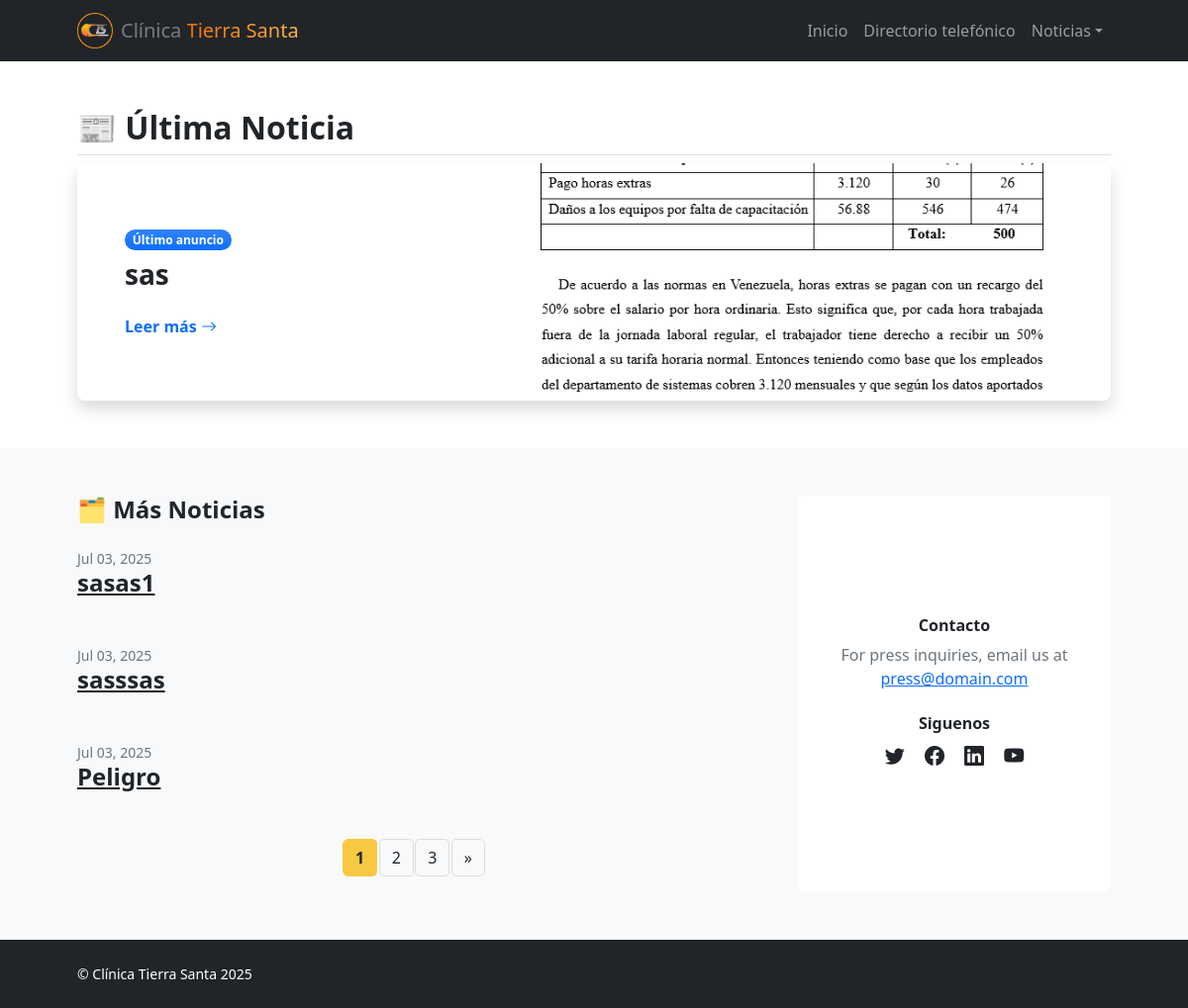
The page /blog/ on the database as committed earlier.
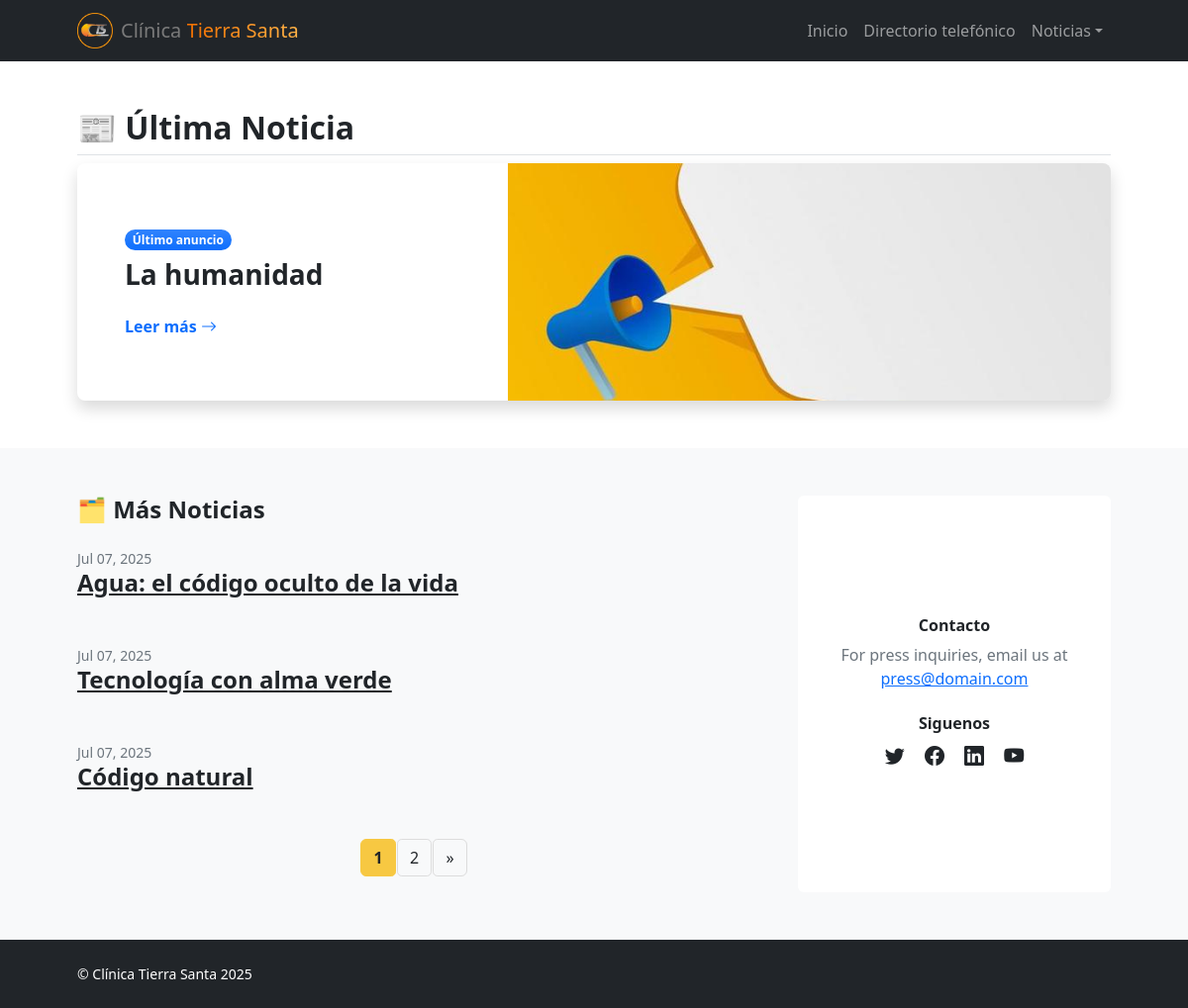
The same page on the database as committed later.
### web/models.py (models this page shows, shortened)
class Anuncio(models.Model):
    titulo = models.CharField(max_length=200)
    contenido = models.TextField()
    imagen = models.ImageField(upload_to='anuncios/', blank=True, null=True)
    publicado = models.DateTimeField(auto_now_add=True)
    activo = models.BooleanField(default=True)
    slug = models.SlugField(unique=True, blank=True)
    autor = models.ForeignKey(
        User, on_delete=models.CASCADE, related_name='anuncios')  # 🔗 Nuevo campo

### web/views.py (the view)
# urls.py: path('blog/', views.blog_home, name='blog_home'),
def blog_home(request):
    anuncios_qs = Anuncio.objects.filter(activo=True).order_by('-publicado')
    anuncio_principal = anuncios_qs.first()
    paginator = Paginator(anuncios_qs[1:], 3)
    page_number = request.GET.get("page")
    page_obj = paginator.get_page(page_number)
    return render(request, 'blog-home.html', {
        'anuncio': anuncio_principal,
        'otros_anuncios': page_obj
    })

### templates/blog-home.html (shortened to what the changed rows need)
{% load static %}
<!DOCTYPE html>
<html lang="en">
<head>
    <link href="https://cdn.jsdelivr.net/npm/bootstrap-icons@1.5.0/font/bootstrap-icons.css" rel="stylesheet" />
    <link href="{% static 'assets/css/styles.css' %}" rel="stylesheet">
    <link rel="stylesheet" href="{% static 'assets/css/custom.css' %}">
</head>
<body class="d-flex flex-column">
    <main class="flex-shrink-0">
        <section class="py-5">
            <div class="container px-5">
                <h2 class="fw-bold border-bottom pb-2">📰 Última Noticia</h2> {% if anuncio %}
                <div class="card border-0 shadow rounded-3 overflow-hidden">
                    <div class="row g-0 h-100">
                        <div class="col-lg-6 col-xl-5 d-flex align-items-center">
                            <div class="p-4 p-md-5 w-100">
                                <div class="badge bg-primary bg-gradient rounded-pill mb-2">Último anuncio</div>
                                <h2 class="fw-bolder fs-3 mb-3">{{ anuncio.titulo }}</h2>
                                <a class="stretched-link text-decoration-none fw-semibold"
                                    href="{% url 'anuncio_detalle' anuncio.slug %}">
                                    Leer más
                                    <i class="bi bi-arrow-right"></i>
                                </a>
                            </div>
                        </div>
                        <div class="col-lg-6 col-xl-7">
                            <div class="bg-featured-blog h-100" style="
                        background-image: url('{{ anuncio.imagen.url }}');
                        background-size: cover;
                        background-position: center;">
                            </div>
                        </div>
                    </div>
                </div>
                {% else %}
                <p class="text-muted">No hay anuncios disponibles en este momento.</p>
                {% endif %}
            </div>
        </section>
        <section class="py-5 bg-light">
            <div class="container px-5">
                <div class="row gx-5">
                    <div class="col-xl-8">
                        {% for a in otros_anuncios %}
                        <div class="mb-5">
                            <div class="small text-muted">{{ a.publicado|date:"M d, Y" }}</div>
                            <a class="link-dark text-decoration-underline" href="{% url 'anuncio_detalle' a.slug %}">
                                <h3 class="fw-semibold fs-4 mb-1">{{ a.titulo }}</h3>
                            </a>
                        </div>
                        {% empty %}
                        <p class="text-muted fs-5">No hay más anuncios por ahora.</p>
                        {% endfor %}
                        {% if otros_anuncios.has_other_pages %}
                        <div class="d-flex justify-content-center">
                            <nav aria-label="Paginación de noticias">
                                <ul class="pagination">
                                    {% for num in otros_anuncios.paginator.page_range %}
                                    <li class="page-item {% if otros_anuncios.number == num %}active{% endif %}">
                                        <a class="page-link" href="?page={{ num }}">{{ num }}</a>
                                    </li>
                                    {% endfor %}
                                </ul>
                            </nav>
                        </div>
                        {% endif %}
                    </div>
                </div>
            </div>
        </section>
    </main>
</body>
</html>

Rows that differ between the two databases and show on the page:
removed Anuncio: titulo "sas", imagen (picture)
removed Anuncio: publicado "Jul 03, 2025", titulo "sasas1"
removed Anuncio: publicado "Jul 03, 2025", titulo "sasssas"
removed Anuncio: publicado "Jul 03, 2025", titulo "Peligro"
added Anuncio: titulo "La humanidad", imagen (picture)
added Anuncio: publicado "Jul 07, 2025", titulo "Agua: el código oculto de la vida"
added Anuncio: publicado "Jul 07, 2025", titulo "Tecnología con alma verde"
added Anuncio: publicado "Jul 07, 2025", titulo "Código natural"
Other text that changed with them:
list line gone: "3"
